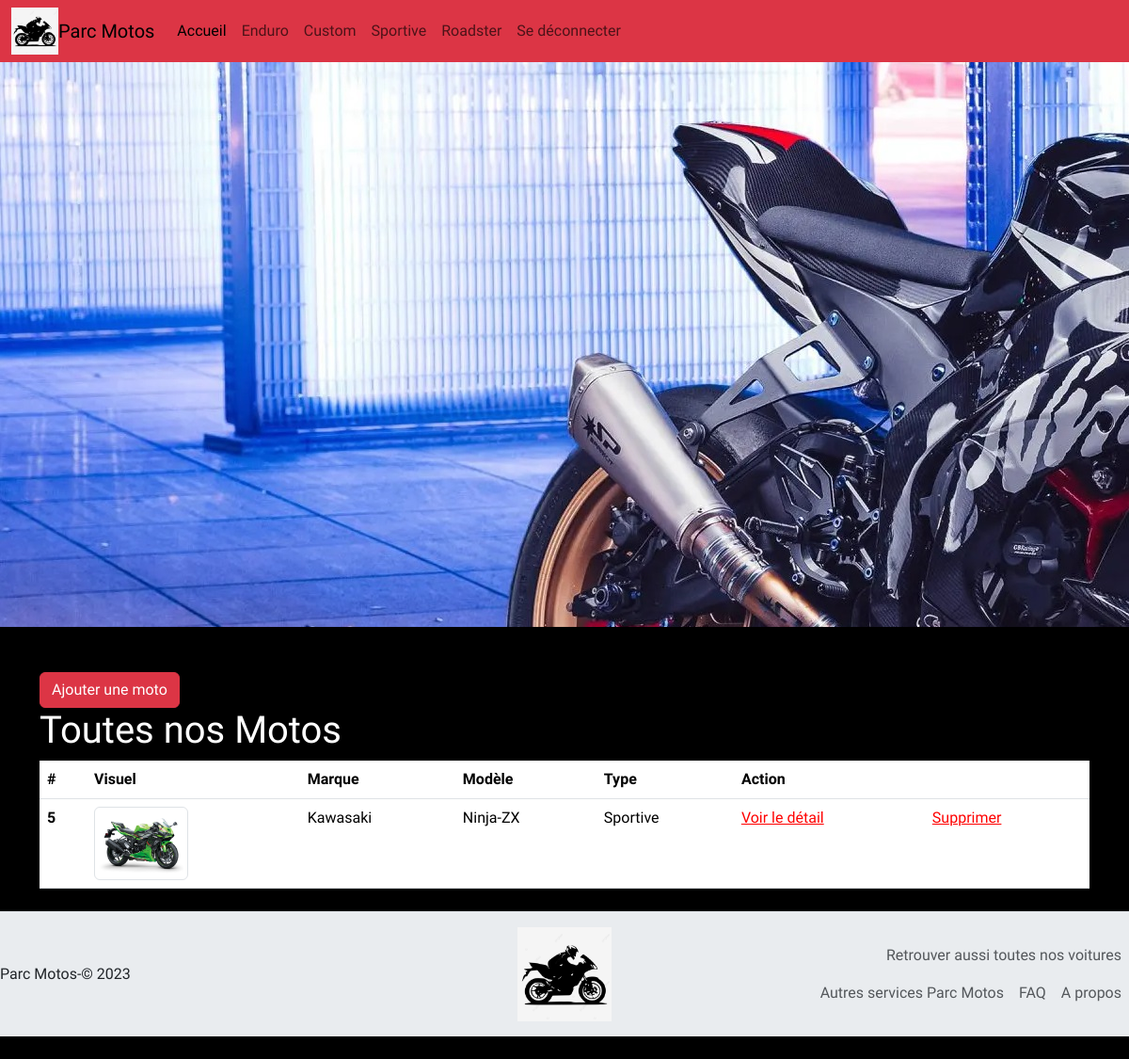
Screenshot of /parc_motos/index.php?controller=moto&action=sortBy&type=Sportive (signed in) with the database file from the repository.
### tables this page shows
CREATE TABLE IF NOT EXISTS `motos` (
  `id` int NOT NULL AUTO_INCREMENT,
  `model` varchar(250) NOT NULL,
  `type` varchar(250) NOT NULL,
  `picture` varchar(255) DEFAULT NULL,
  `mark` varchar(250) NOT NULL,
  PRIMARY KEY (`id`)
);

### parc_motos/Controller/MotoController.php (called while the page is built, shortened)
<?php
class MotoController
{
    private $motoManager;
    public function __construct()
    {
        $this->motoManager = new MotoManager();
    }
    public function sortBy($type)
    {
        $allMotos = $this->motoManager->sortBy($type);
        require "View/motos/list.php";
    }
}
?>

### parc_motos/Model/Manager/DbManager.php (called while the page is built, shortened)
<?php
abstract class DbManager
{
    private $host = 'localhost';
    private $dbName = 'exam_mvc';
    private $user = 'root';
    private $password = '';
    public function __construct()
    {
        $this->bdd = new \PDO('mysql:host=' . $this->host . ';dbname=' . $this->dbName . ';charset=utf8',
            $this->user,
            $this->password);
    }
}
?>

### parc_motos/Model/Manager/MotoManager.php (called while the page is built, shortened)
<?php
class MotoManager extends DbManager
{
    public function sortBy($type)
    {
        $query = $this->bdd->prepare("SELECT * FROM motos WHERE type = :type ORDER BY model");
        $query->execute(['type' => $type]);
        $resultsArray = $query->fetchAll();
        $objectArray = [];
        foreach ($resultsArray as $result) {
            $objectArray[] = new Moto(
                $result["id"], $result["model"], $result["type"],
                $result["picture"], $result["mark"]);
        }
        return $objectArray;
    }
}
?>

### parc_motos/Model/Moto.php (called while the page is built, shortened)
<?php
class Moto
{
    private $id;
    private $model;
    private $type;
    private $picture;
    private $mark;
    public function __construct($id, $model, $type, $picture, $mark)
    {
        $this->id = $id;
        $this->model = $model;
        $this->type = $type;
        $this->picture = $picture;
        $this->mark = $mark;
    }
    public function getId()
    {
        return $this->id;
    }
    public function getModel()
    {
        return htmlentities($this->model);
    }
    public function getType()
    {
        return $this->type;
    }
    public function getPicture()
    {
        return $this->picture;
    }
    public function getMark()
    {
        return htmlentities($this->mark);
    }
}
?>

### parc_motos/View/motos/list.php (the view, shortened to what this page needs)
<!DOCTYPE html>
<html lang="fr">
<head>
    <?php
    include 'View/parts/styles.php';
    include 'View/parts/navbar.php';
    include 'View/parts/header.php';
    ?>
</head>
<body>
    <div class="container">
        <a class="btn btn-danger mt-5" href="index.php?controller=moto&action=add">Ajouter une moto</a>
        <?php
        if (count($allMotos) == 0) {
            echo ('<h1 class="text-center text-danger">
                Il n\'y a pas de motos dans la base de données</h1>');
        } else {
            ?>
            <h1>Toutes nos Motos</h1>
            <table class="table">
                <thead>
                    <tr>
                        <th scope="col">#</th>
                        <th scope="col">Visuel</th>
                        <th scope="col">Marque</th>
                        <th scope="col">Modèle</th>
                        <th scope="col">Type</th>
                        <th scope="col">Action</th>
                        <th scope="col"></th>
                    </tr>
                </thead>
                <tbody>
                    <?php
                    foreach ($allMotos as $moto) {
                        echo ('<tr>
                        <th scope="row">' . $moto->getId() . '</th>');
                        if (!is_null($moto->getPicture())) {
                            echo ('<td><img class="img img-thumbnail" style="max-width:100px;"
                            src="Public/uploads/' . $moto->getPicture() . '"></td>');
                        } else {
                            echo ('<td><img class="img img-thumbnail" style="max-width:100px;" src="Public/images/no-picture.jpg"></td>');
                        }
                        echo ('<td>' . $moto->getMark() . '</td>
                    <td>' . $moto->getModel() . '</td>
                    <td>' . $moto->getType() . '</td>
                    <td><a href="index.php?controller=moto&action=detail&id=' . $moto->getId() . '">Voir le détail</a></td>
                    <td><a href="index.php?controller=moto&action=delete&id=' . $moto->getId() . '">Supprimer</a></td></tr>');
                    }
                    ?>
                </tbody>
            </table>
            <?php
        }
        ?>
    </div>
    <?php
    include 'View/parts/footer.php';
    ?>
</body>
</html>

### parc_motos/Public/css/app.css (style rules this page uses)
* { font-family: 'Racing Sans One', sans-serif; }
body { background-color: black; }
h1, h2, h3, label { color: white; }
td a { color: red !important; }

### rows the page displays
motos: id "5", picture (picture), mark "Kawasaki", model "Ninja-ZX", type "Sportive"
